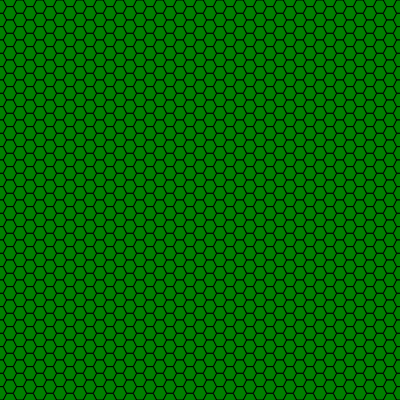
Frame 1 (no input)
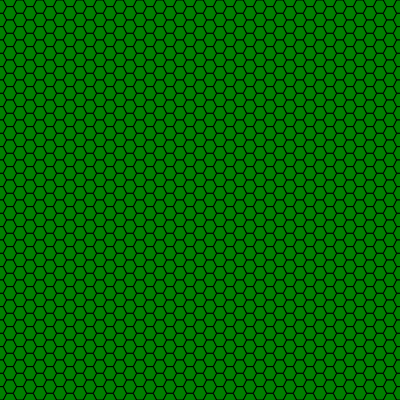
Frame 60 (no input)
Frame 120 (the mouse pressed at the canvas centre since frame 60): identical to frame 60, image omitted

The p5.js sketch that drew these frames (run headless with seeded random() and noise() and a simulated clock; from frame 60 on, the mouse is pressed at the canvas centre):

// p5.js sketch
// ── sketch.js
// hexagon grid
let scale;

function setup() {
  createCanvas(400, 400);
  scale = createSlider(10, 50, 30, 1);
}

function draw() {
  const sx = width/scale.value(); // Width of each cell
  const sy = height/scale.value(); // height of each cell
  let col = 0; 
  for(let x = 0; x <= width; x += sx*.75) {
    // register current column to see if it's even or odd
    for(
      let y = col % 2 === 0 ? sy / 2 : 0; 
      y <= height; 
      y += sy
    ) {
      console.log(col);
      fill('green')
      push();
        translate(x,y);
        beginShape();
          vertex(-sx/4, -sy/2);
          vertex(sx/4, -sy/2);
          vertex(sx/2, 0);
          vertex(sx/4, sy/2);
          vertex(-sx/4, sy/2);
          vertex(-sx/2, 0);
        endShape(CLOSE);
      pop();
      
    }
    col++;
  }
};

/** 
// failed hexagonal grid (looks cool though :)
const resX = 20, resY = resX;

function setup() {
  createCanvas(400, 400);
  noLoop();
}

function draw() {
  const sx = width/resX; // Width of each cell
  const sy = height/resY; // height of each cell
  for(let x = 0; x <= width; x += sx) {
    for(let y = 0; y <= height; y += sy) {
      fill('green')
      beginShape();
        vertex(x+sx*0,25, y);
        vertex(x+sx*0.75, y);
        vertex(x+sx, y+sy*0.5);
        vertex(x+sx*0.75, y+sy);
        vertex(x+sx*0,25, y + sy);
        vertex(x, y+sy*0.5);
      endShape(CLOSE);
    }
  }
};
*/

/**
 // 6. trigangle grid
 const resX = 20, resY = resX;
 
 function setup() {
   createCanvas(400, 400);
   noLoop();
 }
 
 function draw() {
   const sx = width/resX; // Width of each cell
   const sy = height/resY; // height of each cell
   for(let x = 0; x <= width; x += sx) {
     for(let y = 0; y <= height; y += sy) {
       fill('green')
       triangle(x-sx/2,y+sy, x + sx/2, y+sy, x, y)
       triangle(x,y, x + sx, y, x + sx/2, y + sy)
     }
   }
 }
 */

// // 5. Interactive Truchet Tiles
// // Based on https://www.youtube.com/watch?v=Vpx2OeFc26o
// class Tile {
//   constructor(x,y, size) {
//     this.x = x;
//     this.y = y;
//     this.angle = 0;
//     this.size = size;
//     this.type = floor(random(0,2));
//   }

//   show() {
//     rectMode(CENTER);
//     push();
//       strokeWeight(.3)
//       translate(this.x,this.y);
//       stroke(0)
//       const offset = this.size/2;
//       rotate(this.angle);
//       noStroke();
//       rect(0,0,this.size,this.size);
//       stroke(3)
//       if(this.type === 0) {
//         arc(-this.size/2,-this.size/2,this.size, this.size, 0, PI/2)
//         arc(this.size/2,this.size/2,this.size, this.size, PI, 3*PI/2)
//       } else {
//         arc(-this.size/2,this.size/2,this.size, this.size, TWO_PI*0.75, TWO_PI)
//         arc(this.size/2,-this.size/2,this.size, this.size, PI/2, PI)
//       }
//     pop();
//   }

//   update() {
//     //this.angle += 0.01;
//   }

//   detectCursor(x,y) {
//     if(x > this.x - this.size/2 && x < this.x + this.size/2 &&
//        y > this.y - this.size/2 && y < this.y + this.size/2) {
//          this.angle += PI/2;
//        }  
//   }

// }

// function setup() {
//   createCanvas(400, 400);
//   // angleMode(DEGREES);
//   const amount = 20; //Amount of tiles
//   const size = width / amount;
//   for(let x = size/2; x < width; x += size) {
//     for(let y = size/2; y < height; y += size) {
//       tiles.push(new Tile(x,y, size));
//     }
//   }
//   //console.log(type)
//   //noLoop();
// }

// function draw() {
//   // background(0);
//   tiles.forEach(tile => {
//     tile.update();
//     tile.detectCursor(mouseX, mouseY)
//     tile.show();
//   })
  
// }

/*
// 3. Weird rotating rectangle glitch thing.
let rows = 20;
let cols = 20;
function setup() {
  createCanvas(400, 400);
  angleMode(DEGREES);
  //noLoop();
}

function draw() {
  background(0);
  rectMode(CENTER);
  strokeWeight(.3)
  //translate(width / 2, height / 2);
  //noStroke();
  const offsetX = width / cols / 2;
  const offsetY = height / rows / 2;
  for(let x = offsetX; x < width; x += width / cols) {
    for(let y = offsetY; y < height; y += height / rows) {

  
      const r = random(0,1)
      push();
        //rectMode(CENTER)
        translate(x,y)
        rotate(frameCount)
        scale(map(noise(frameCount) *100, -1, 1, .9, 1.5))
        //fill(10, map(x, 0, width, 0, 255), map(y, 0, height, 0, 255))
        rect(0,0,(width/cols),(height/rows));

      pop();
    }
  }
}
*/
// 2. Weird gradient with rotating squares

/** 
let rows = 20;
let cols = 20;
function setup() {
  createCanvas(400, 400);
  angleMode(DEGREES);
  //noLoop();
}

function draw() {
  background(220);
  //noStroke();

  for(let x = 0; x < width; x += width / cols) {
    for(let y = 0; y < height; y += height / rows) {

      noStroke();
      const r = random(0,1)
      push();
        rectMode(CENTER)
        translate(x,y)
        rotate(frameCount)
        fill(10, map(x, 0, width, 0, 255), map(y, 0, height, 0, 255))
        rect(x,y,x+(width/cols),y+(height/rows));

      pop();
    }
  }
}
*/

/*
// 1. draws diagonal line using random() function
let rows = 20;
let cols = 20;
function draw() {
  background(220);
  //noStroke();
  for(let x = 0; x < width; x += width / cols) {
    for(let y = 0; y < height; y += height / rows) {

      //fill(255 * (x / width), 255 * (y / height), 150);
      //rect(x, y, width / cols, height / rows);
      const r = random(0,1)
      if(r < .5) {
        // line(x,y, x, y + (height/rows));
        line(x,y, x + (width/cols), y + (height/rows));
        
      } else {
        // line(x,y, x + (width/cols), y);
        line(x,y, x + (width/cols), y - (height/rows));
        
      }
    }
  }
}
*/
